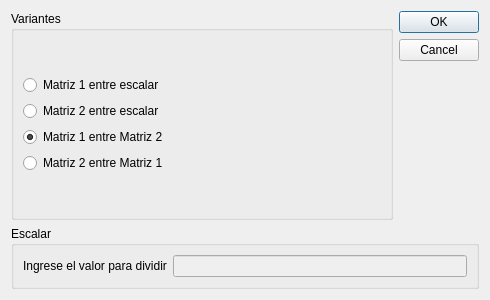
<?xml version="1.0" encoding="UTF-8"?>
<ui version="4.0">
 <class>Divi_dialog</class>
 <widget class="QDialog" name="Divi_dialog">
  <property name="geometry">
   <rect>
    <x>0</x>
    <y>0</y>
    <width>490</width>
    <height>300</height>
   </rect>
  </property>
  <property name="sizePolicy">
   <sizepolicy hsizetype="Minimum" vsizetype="Minimum">
    <horstretch>0</horstretch>
    <verstretch>0</verstretch>
   </sizepolicy>
  </property>
  <property name="minimumSize">
   <size>
    <width>490</width>
    <height>300</height>
   </size>
  </property>
  <property name="maximumSize">
   <size>
    <width>490</width>
    <height>300</height>
   </size>
  </property>
  <property name="windowTitle">
   <string>Dialog</string>
  </property>
  <property name="modal">
   <bool>true</bool>
  </property>
  <layout class="QGridLayout" name="gridLayout_3">
   <item row="0" column="0">
    <layout class="QHBoxLayout" name="horizontalLayout_2">
     <item>
      <widget class="QGroupBox" name="groupBox">
       <property name="title">
        <string>Variantes</string>
       </property>
       <layout class="QGridLayout" name="gridLayout">
        <item row="0" column="0">
         <layout class="QVBoxLayout" name="verticalLayout">
          <item>
           <widget class="QRadioButton" name="rbt_M1_Escalar">
            <property name="text">
             <string>Matriz 1 entre escalar</string>
            </property>
           </widget>
          </item>
          <item>
           <widget class="QRadioButton" name="rbt_M2_Escalar">
            <property name="text">
             <string>Matriz 2 entre escalar</string>
            </property>
           </widget>
          </item>
          <item>
           <widget class="QRadioButton" name="rbt_M1M2">
            <property name="text">
             <string>Matriz 1 entre Matriz 2</string>
            </property>
            <property name="checked">
             <bool>true</bool>
            </property>
           </widget>
          </item>
          <item>
           <widget class="QRadioButton" name="rbt_M2M1">
            <property name="text">
             <string>Matriz 2 entre Matriz 1</string>
            </property>
           </widget>
          </item>
         </layout>
        </item>
       </layout>
      </widget>
     </item>
     <item>
      <widget class="QDialogButtonBox" name="buttonBox">
       <property name="orientation">
        <enum>Qt::Vertical</enum>
       </property>
       <property name="standardButtons">
        <set>QDialogButtonBox::Cancel|QDialogButtonBox::Ok</set>
       </property>
      </widget>
     </item>
    </layout>
   </item>
   <item row="1" column="0">
    <widget class="QGroupBox" name="groupBox_2">
     <property name="enabled">
      <bool>true</bool>
     </property>
     <property name="title">
      <string>Escalar</string>
     </property>
     <layout class="QGridLayout" name="gridLayout_2">
      <item row="0" column="0">
       <layout class="QHBoxLayout" name="horizontalLayout">
        <item>
         <widget class="QLabel" name="label">
          <property name="text">
           <string>Ingrese el valor para dividir</string>
          </property>
         </widget>
        </item>
        <item>
         <widget class="QLineEdit" name="txt_Escalar">
          <property name="enabled">
           <bool>false</bool>
          </property>
         </widget>
        </item>
       </layout>
      </item>
     </layout>
    </widget>
   </item>
  </layout>
 </widget>
 <resources/>
 <connections>
  <connection>
   <sender>buttonBox</sender>
   <signal>accepted()</signal>
   <receiver>Divi_dialog</receiver>
   <slot>accept()</slot>
   <hints>
    <hint type="sourcelabel">
     <x>248</x>
     <y>254</y>
    </hint>
    <hint type="destinationlabel">
     <x>157</x>
     <y>274</y>
    </hint>
   </hints>
  </connection>
  <connection>
   <sender>buttonBox</sender>
   <signal>rejected()</signal>
   <receiver>Divi_dialog</receiver>
   <slot>reject()</slot>
   <hints>
    <hint type="sourcelabel">
     <x>316</x>
     <y>260</y>
    </hint>
    <hint type="destinationlabel">
     <x>286</x>
     <y>274</y>
    </hint>
   </hints>
  </connection>
 </connections>
</ui>
